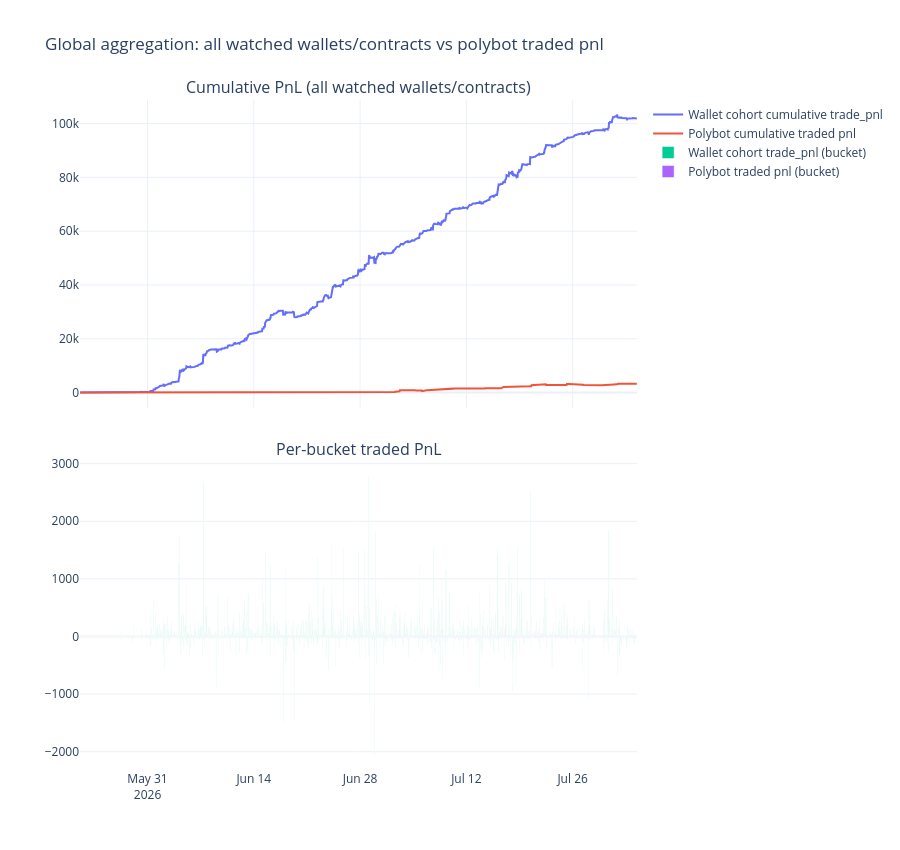

Notebook cell for this chart:
### Code cell
fig_global = make_subplots(
    rows=2, cols=1, shared_xaxes=True, vertical_spacing=0.08,
    subplot_titles=('Cumulative PnL (all watched wallets/contracts)', 'Per-bucket traded PnL')
)

fig_global.add_trace(
    go.Scatter(x=agg.index, y=agg['wallet_cum_trade_pnl'], mode='lines', name='Wallet cohort cumulative trade_pnl'),
    row=1, col=1
)
fig_global.add_trace(
    go.Scatter(x=agg.index, y=agg['polybot_cum_trade_pnl'], mode='lines', name='Polybot cumulative traded pnl'),
    row=1, col=1
)

fig_global.add_trace(
    go.Bar(x=agg.index, y=agg['wallet_trade_pnl'], name='Wallet cohort trade_pnl (bucket)'),
    row=2, col=1
)
fig_global.add_trace(
    go.Bar(x=agg.index, y=agg['polybot_trade_pnl'], name='Polybot traded pnl (bucket)'),
    row=2, col=1
)

fig_global.update_layout(
    height=850, template='plotly_white',
    title='Global aggregation: all watched wallets/contracts vs polybot traded pnl',
    barmode='group',
)
fig_global.show()

### Figure 1 — Plotly figure (JSON) as saved in the notebook; plotly's stock layout.template omitted (floating-point values rounded to 4 significant figures; data arrays with more than 128 entries replaced by an {"elided": "..."} marker saying what was removed)
{"data": [{"mode": "lines", "name": "Wallet cohort cumulative trade_pnl", "type": "scatter", "x": {"elided": "1761 str values"}, "xaxis": "x", "y": {"elided": "1761 float values"}, "yaxis": "y"}, {"mode": "lines", "name": "Polybot cumulative traded pnl", "type": "scatter", "x": {"elided": "1761 str values"}, "xaxis": "x", "y": {"elided": "1761 float values"}, "yaxis": "y"}, {"name": "Wallet cohort trade_pnl (bucket)", "type": "bar", "x": {"elided": "1761 str values"}, "xaxis": "x2", "y": {"elided": "1761 float values"}, "yaxis": "y2"}, {"name": "Polybot traded pnl (bucket)", "type": "bar", "x": {"elided": "1761 str values"}, "xaxis": "x2", "y": {"elided": "1761 float values"}, "yaxis": "y2"}], "layout": {"annotations": [{"font": {"size": 16}, "showarrow": false, "text": "Cumulative PnL (all watched wallets/contracts)", "x": 0.5, "xanchor": "center", "xref": "paper", "y": 1, "yanchor": "bottom", "yref": "paper"}, {"font": {"size": 16}, "showarrow": false, "text": "Per-bucket traded PnL", "x": 0.5, "xanchor": "center", "xref": "paper", "y": 0.46, "yanchor": "bottom", "yref": "paper"}], "barmode": "group", "height": 850, "title": {"text": "Global aggregation: all watched wallets/contracts vs polybot traded pnl"}, "xaxis": {"anchor": "y", "domain": [0, 1], "matches": "x2", "showticklabels": false}, "xaxis2": {"anchor": "y2", "domain": [0, 1]}, "yaxis": {"anchor": "x", "domain": [0.54, 1]}, "yaxis2": {"anchor": "x2", "domain": [0, 0.46]}}}
